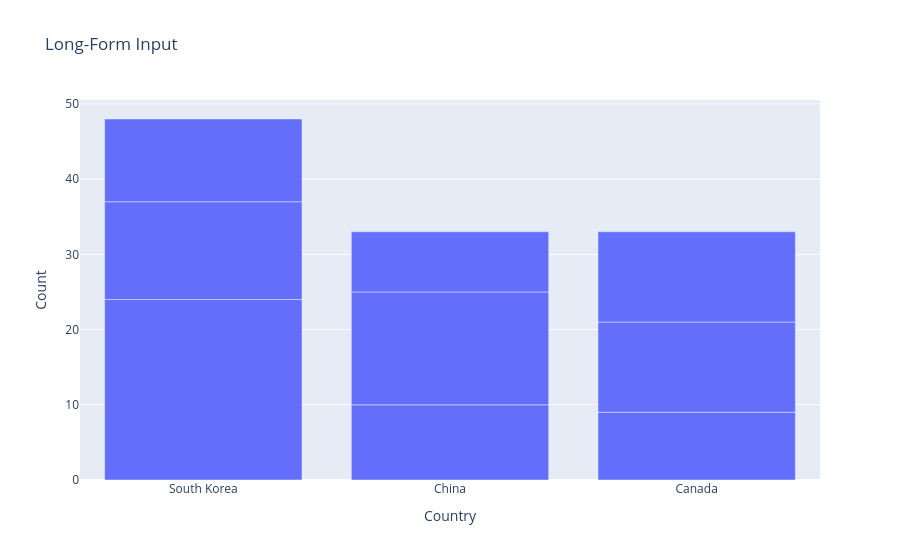

The cell this chart's notebook holds for it:
### Code cell
import plotly.express as px   
#long_df = px.data.medals_long() 
fig = px.bar(df, x="Country", y="Count", color="Medal", title="Long-Form Input") 
fig.show()

### Figure 1 — Plotly figure (JSON) as saved in the notebook; plotly's stock layout.template omitted (floating-point values rounded to 4 significant figures)
{"data": [{"hovertemplate": "Country=%{x}<br>Count=%{y}<extra></extra>", "legendgroup": "", "marker": {"color": "#636efa", "pattern": {"shape": ""}}, "name": "", "orientation": "v", "showlegend": false, "textposition": "auto", "type": "bar", "x": ["South Korea", "China", "Canada", "South Korea", "China", "Canada", "South Korea", "China", "Canada"], "xaxis": "x", "y": [24, 10, 9, 13, 15, 12, 11, 8, 12], "yaxis": "y"}], "layout": {"barmode": "relative", "legend": {"tracegroupgap": 0}, "title": {"text": "Long-Form Input"}, "xaxis": {"anchor": "y", "domain": [0, 1], "title": {"text": "Country"}}, "yaxis": {"anchor": "x", "domain": [0, 1], "title": {"text": "Count"}}}}
